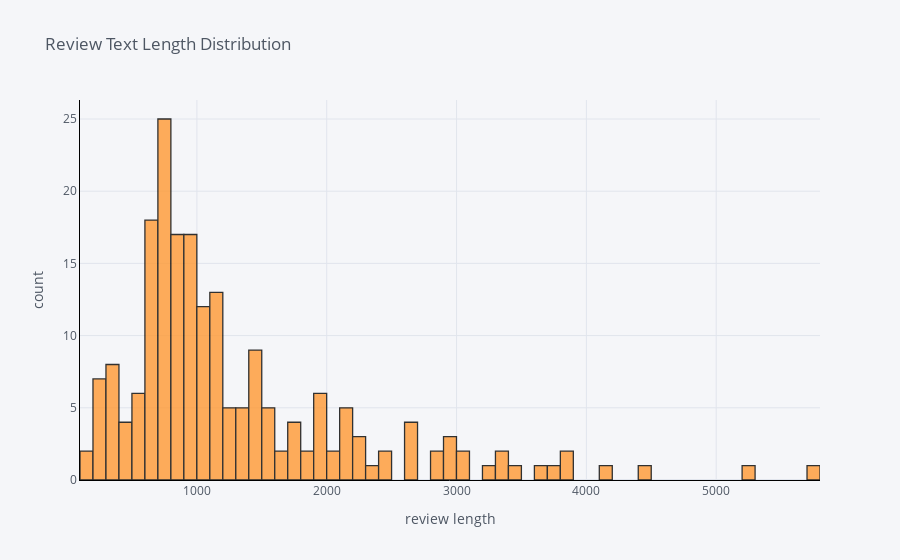

Here is the notebook cell this chart was saved with:
### Code cell
files_df['review_len'].iplot(
    kind='hist',
    bins=100,
    xTitle='review length',
    linecolor='black',
    yTitle='count',
    title='Review Text Length Distribution')

### Figure 1 — Plotly figure (JSON) as saved in the notebook; plotly's stock layout.template omitted (floating-point values rounded to 4 significant figures; data arrays with more than 128 entries replaced by an {"elided": "..."} marker saying what was removed)
{"data": [{"histfunc": "count", "histnorm": "", "marker": {"color": "rgba(255, 153, 51, 1.0)", "line": {"color": "#000000", "width": 1.3}}, "name": "review_len", "nbinsx": 100, "opacity": 0.8, "orientation": "v", "type": "histogram", "x": {"elided": "203 int values"}}], "layout": {"barmode": "overlay", "legend": {"bgcolor": "#F5F6F9", "font": {"color": "#4D5663"}}, "paper_bgcolor": "#F5F6F9", "plot_bgcolor": "#F5F6F9", "title": {"font": {"color": "#4D5663"}, "text": "Review Text Length Distribution"}, "xaxis": {"gridcolor": "#E1E5ED", "linecolor": "black", "showgrid": true, "tickfont": {"color": "#4D5663"}, "title": {"font": {"color": "#4D5663"}, "text": "review length"}, "zerolinecolor": "#E1E5ED"}, "yaxis": {"gridcolor": "#E1E5ED", "linecolor": "black", "showgrid": true, "tickfont": {"color": "#4D5663"}, "title": {"font": {"color": "#4D5663"}, "text": "count"}, "zerolinecolor": "#E1E5ED"}}}
